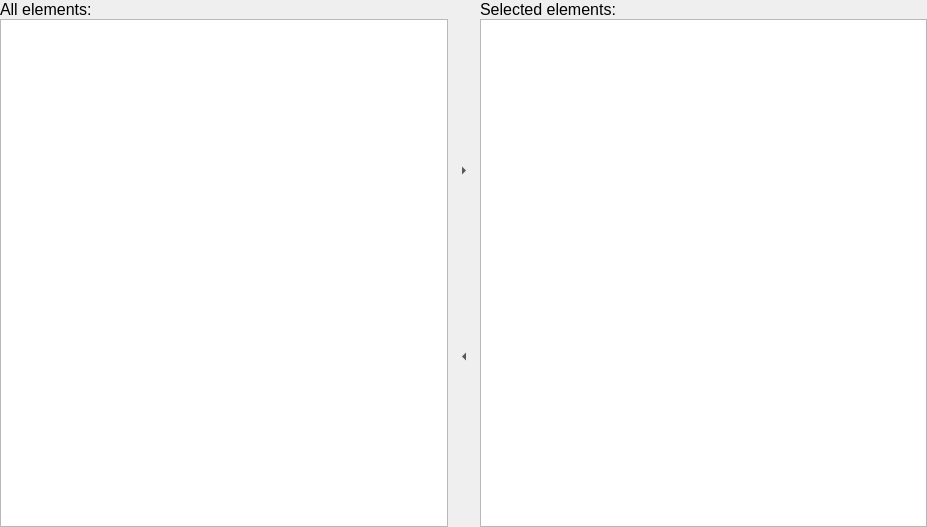
<?xml version="1.0" encoding="UTF-8"?>
<ui version="4.0">
 <class>ChooseList</class>
 <widget class="QWidget" name="ChooseList">
  <property name="geometry">
   <rect>
    <x>0</x>
    <y>0</y>
    <width>927</width>
    <height>527</height>
   </rect>
  </property>
  <property name="windowTitle">
   <string>Form</string>
  </property>
  <layout class="QHBoxLayout" name="horizontalLayout">
   <property name="spacing">
    <number>0</number>
   </property>
   <property name="leftMargin">
    <number>0</number>
   </property>
   <property name="topMargin">
    <number>0</number>
   </property>
   <property name="rightMargin">
    <number>0</number>
   </property>
   <property name="bottomMargin">
    <number>0</number>
   </property>
   <item>
    <layout class="QVBoxLayout" name="verticalLayout_3">
     <item>
      <widget class="QLabel" name="allElementsLabel">
       <property name="font">
        <font>
         <pointsize>12</pointsize>
        </font>
       </property>
       <property name="text">
        <string>All elements:</string>
       </property>
      </widget>
     </item>
     <item>
      <widget class="QListWidget" name="allElementsList">
       <property name="selectionMode">
        <enum>QAbstractItemView::MultiSelection</enum>
       </property>
       <property name="sortingEnabled">
        <bool>true</bool>
       </property>
      </widget>
     </item>
    </layout>
   </item>
   <item>
    <layout class="QVBoxLayout" name="verticalLayout">
     <property name="spacing">
      <number>0</number>
     </property>
     <item>
      <widget class="QToolButton" name="addItemButton">
       <property name="toolTip">
        <string>Add</string>
       </property>
       <property name="text">
        <string>...</string>
       </property>
       <property name="iconSize">
        <size>
         <width>24</width>
         <height>24</height>
        </size>
       </property>
       <property name="autoRaise">
        <bool>true</bool>
       </property>
       <property name="arrowType">
        <enum>Qt::RightArrow</enum>
       </property>
      </widget>
     </item>
     <item>
      <widget class="QToolButton" name="removeItemButton">
       <property name="toolTip">
        <string>Remove</string>
       </property>
       <property name="text">
        <string>&gt;</string>
       </property>
       <property name="iconSize">
        <size>
         <width>24</width>
         <height>24</height>
        </size>
       </property>
       <property name="autoRaise">
        <bool>true</bool>
       </property>
       <property name="arrowType">
        <enum>Qt::LeftArrow</enum>
       </property>
      </widget>
     </item>
    </layout>
   </item>
   <item>
    <layout class="QVBoxLayout" name="verticalLayout_2">
     <item>
      <widget class="QLabel" name="selectedElementsLabel">
       <property name="font">
        <font>
         <pointsize>12</pointsize>
        </font>
       </property>
       <property name="text">
        <string>Selected elements:</string>
       </property>
      </widget>
     </item>
     <item>
      <widget class="QListWidget" name="currentElementList">
       <property name="selectionMode">
        <enum>QAbstractItemView::MultiSelection</enum>
       </property>
       <property name="sortingEnabled">
        <bool>true</bool>
       </property>
      </widget>
     </item>
    </layout>
   </item>
  </layout>
 </widget>
 <resources/>
 <connections/>
</ui>
